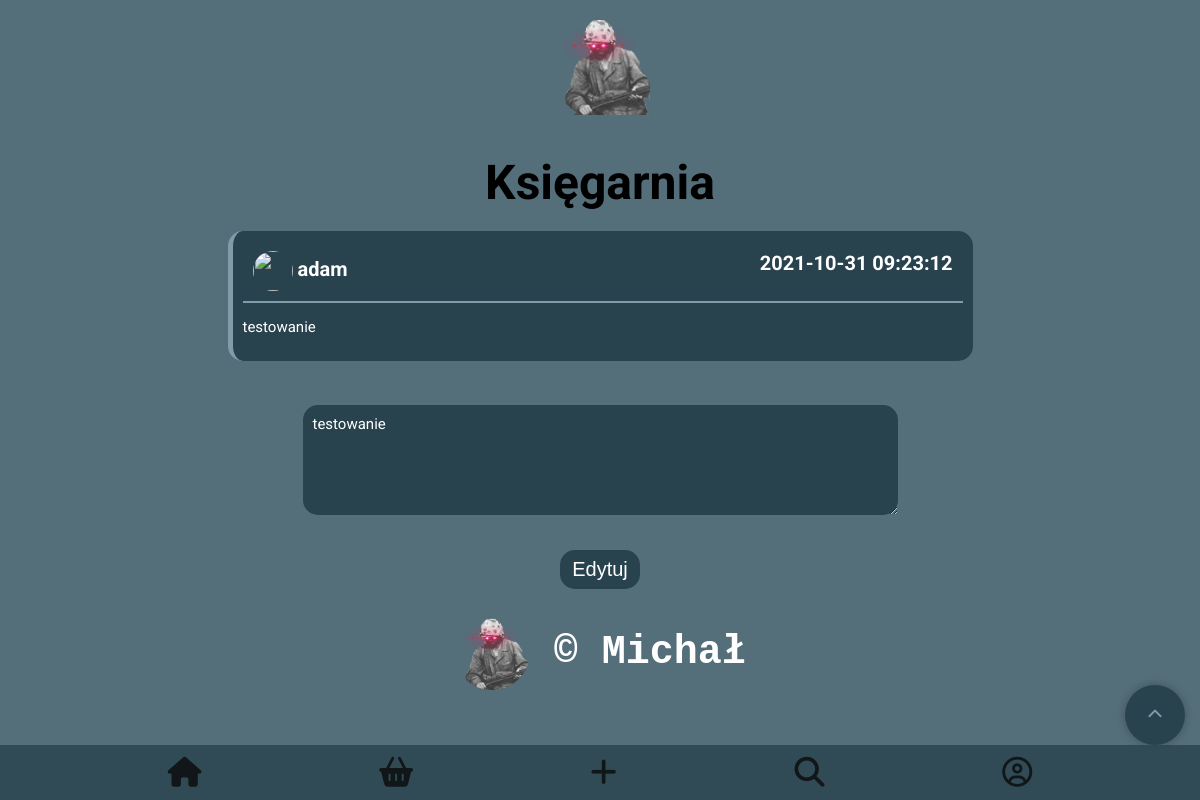
The page /index.php?plik=edycja&ocena=23 on the database its author committed.
### tables this page shows
CREATE TABLE `oceny` (
  `idoc` int(11) NOT NULL,
  `idks` int(11) NOT NULL,
  `tresc` text NOT NULL,
  `idus` int(3) NOT NULL,
  `datadod` datetime NOT NULL
);

CREATE TABLE `uzytkownicy` (
  `iduser` int(11) NOT NULL,
  `user` varchar(20) NOT NULL,
  `pass` varchar(20) DEFAULT NULL,
  `admin` int(1) NOT NULL,
  `kol_pdst` varchar(8) DEFAULT NULL,
  `kol_ciem` varchar(8) DEFAULT NULL,
  `kol_jas` varchar(8) DEFAULT NULL
);

### edycja.php (the view, shortened to what this page needs)
<?php
require("conf.php");
?>
<?php
if(isset($_GET["ocena"])){
	$ocena= $_GET["ocena"];
	$wynik = mysqli_query($conn, "SELECT * FROM oceny, uzytkownicy WHERE oceny.idus= uzytkownicy.iduser AND idoc=$ocena");
	$wiersz = mysqli_fetch_array($wynik);
    $idus=$wiersz ["idus"];
    $roz = '.jpg';
    if (file_exists("img/user/$idus$roz")) {
        $idusjpg=$idus.$roz;
    }
    else {
        $idusjpg="0.jpg";
    }
    echo '<center><div class="ocena" style="width:60vw;">
        <div class="headerocena"><img src="img/user/'.$idusjpg.'" style="border-radius:50%; vertical-align:middle;" width="40px" height="40px"/>   ' . $wiersz ["user"].'<span style="float: right;"> ' . $wiersz ["datadod"].'</span>' ;
echo '</div>';
echo '<p>' . $wiersz ["tresc"].'</p></div></center>';
?>
	<form method="post" action="index.php?plik=edycja&ocena=<?php echo $ocena; ?>">
	<Br><textarea required name="xtresc" cols="70" rows="5"><?php echo $wiersz ["tresc"]; ?></textarea>
	<P><input type="submit" value="Edytuj">
	</form>
<?php
}
?>

### main.css (style rules this page uses)
:root { --green: #546e7a; --greendark: #29434e; --greenlight: #819ca9; --black: #000; --white: #fff; --kol: 0; }
body { margin: 0px; font-family: 'Roboto', sans-serif; font-weight: 400; color: var(--white); text-align: center; text-decoration: none !important; background-repeat: no-repeat; background-attachment: fixed; background-position: center; background-color: var(--green); overflow-x: hidden; }
input[type="submit"], input[type=file]::file-selector-button, input[type="reset"], input[type="button"], input[type="password"], button { display: inline-block; padding: 8px 12px; color: var(--white); background-color: var(--greendark); border: 0; cursor: pointer; transition: all 300ms ease; border-radius: 15px; -webkit-border-radius: 15px; -moz-border-radius: 15px; -ms-border-radius: 15px; -o-border-radius: 15px; font-size: 20px; margin: 10px; }
input[type="text"], input[type="date"], input[type="number"], select, option, textarea, datalist, button { display: inline-block; padding: 10px; background-color: var(--greendark); border: 0; color: var(--white); font-family: 'Roboto', sans-serif; cursor: pointer; transition: all 300ms ease; border-radius: 15px; -webkit-border-radius: 15px; -moz-border-radius: 15px; -ms-border-radius: 15px; -o-border-radius: 15px; font-size: 15px; margin: 5px; }
textarea { transition: background-color 300ms ease; -webkit-transition: background-color 300ms ease; -moz-transition: background-color 300ms ease; -ms-transition: background-color 300ms ease; -o-transition: background-color 300ms ease; }
form { text-align: center; }
.headerocena { padding: 10px; text-align: left; font-size: 20px; font-weight: bold; border-bottom: 2px solid var(--greenlight); margin-bottom: 15px; }
.ocena { padding: 10px; z-index: 98; background: var(--greendark); color: var(--white); border: 0px dotted #000000; text-align: justify; font-size: 15px; border-left: 5px solid var(--greenlight); transition: 0.5s; border-radius: 15px; margin: 20px; -webkit-border-radius: 15px; -moz-border-radius: 15px; -ms-border-radius: 15px; -o-border-radius: 15px; -webkit-transition: 0.5s; -moz-transition: 0.5s; -ms-transition: 0.5s; -o-transition: 0.5s; }

### rows shown on the page
oceny: idus.user "adam", datadod "2021-10-31 09:23:12", tresc "testowanie", xtresc "testowanie"
